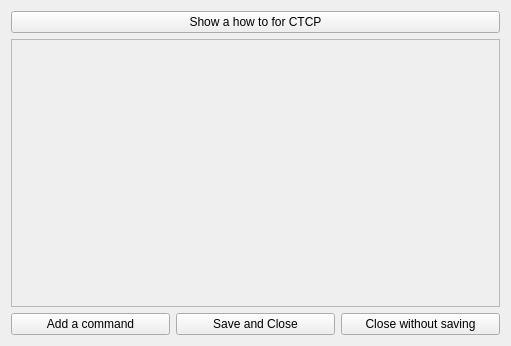
<ui version="4.0" >
 <class>ctctphandlerwidgetClass</class>
 <widget class="QWidget" name="ctctphandlerwidgetClass" >
  <property name="geometry" >
   <rect>
    <x>0</x>
    <y>0</y>
    <width>511</width>
    <height>346</height>
   </rect>
  </property>
  <property name="windowTitle" >
   <string>ctctphandlerwidget</string>
  </property>
  <layout class="QHBoxLayout" name="horizontalLayout_2" >
   <item>
    <layout class="QVBoxLayout" name="verticalLayout_2" >
     <item>
      <widget class="QPushButton" name="pbhowto" >
       <property name="text" >
        <string>Show a how to for CTCP</string>
       </property>
      </widget>
     </item>
     <item>
      <layout class="QVBoxLayout" name="verticalLayout" >
       <item>
        <widget class="QScrollArea" name="scrollArea" >
         <property name="widgetResizable" >
          <bool>true</bool>
         </property>
         <widget class="QWidget" name="scrollAreaWidgetContents" >
          <property name="geometry" >
           <rect>
            <x>0</x>
            <y>0</y>
            <width>485</width>
            <height>249</height>
           </rect>
          </property>
          <layout class="QHBoxLayout" name="horizontalLayout_3" >
           <item>
            <layout class="QVBoxLayout" name="atomiclayout" />
           </item>
          </layout>
         </widget>
        </widget>
       </item>
       <item>
        <layout class="QHBoxLayout" name="horizontalLayout" >
         <item>
          <widget class="QPushButton" name="add" >
           <property name="text" >
            <string>Add a command</string>
           </property>
          </widget>
         </item>
         <item>
          <widget class="QPushButton" name="safeclose" >
           <property name="text" >
            <string>Save and Close</string>
           </property>
          </widget>
         </item>
         <item>
          <widget class="QPushButton" name="close_2" >
           <property name="text" >
            <string>Close without saving</string>
           </property>
          </widget>
         </item>
        </layout>
       </item>
      </layout>
     </item>
    </layout>
   </item>
  </layout>
 </widget>
 <layoutdefault spacing="6" margin="11" />
 <resources/>
 <connections/>
</ui>
